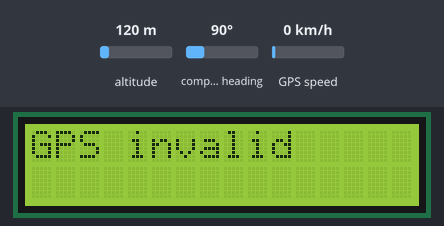
The sketch below on a simulated Arduino Uno, built with avr-gcc and run on an emulated ATmega328P. On the bench: 16×2 character LCD. The test bench sets the inputs (shaded band); at power-on: altitude 120 m, compass heading 90°, GPS speed 0 km/h. The GPS gets a fix after 3 s at 37.7749, -122.4194 with 8 satellites; what the sketch prints to the serial monitor is not drawn.

Above: at 0.1 s.
At 3.2 s:
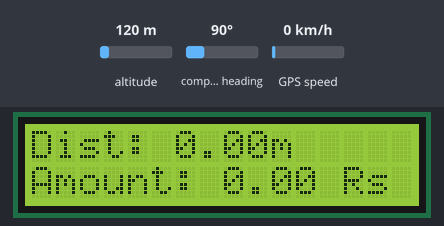

The sketch:

Distance_Amount_Code.ino
```cpp
#include <LiquidCrystal.h>
#include <TinyGPS++.h>
#include <SoftwareSerial.h>

// Constants
static const int RXPin = 10;
static const int TXPin = -1;
static const uint32_t GPSBaud = 9600;
static const double EarthRadiusKm = 6371.0;
static const double ThresholdMeters = 10.0; // Threshold to ignore small movements

// Objects
TinyGPSPlus gps;
SoftwareSerial ss(RXPin, TXPin);
LiquidCrystal lcd(12, 11, 5, 4, 3, 2);

// Variables
double firstLat = 0.0;
double firstLon = 0.0;
double previousLat = 0.0;
double previousLon = 0.0;
double totalDistance = 0.0;
double distanceFromStart = 0.0;
bool firstData = true;
unsigned long lastTime = 0;
int checkpoint_reached = 0;
double checkpoint_lat = 17.4118;
double checkpoint_lon = 78.3987;

void setup() {
  Serial.begin(9600);
  ss.begin(GPSBaud);
  lcd.begin(16, 2);
  lcd.print("Initializing...");
}

void loop() {
  while (ss.available() > 0) {
    if (gps.encode(ss.read())) {
      displayInfo();
    }
  }

  if (millis() - lastTime > 10000) {
    if (gps.charsProcessed() < 10) {
      Serial.println(F("No GPS detected: check wiring."));
      lcd.clear();
      lcd.print("GPS not working");
      while (true);  // Halting the system as GPS is not working
    }
  }
}

void displayInfo() {
  if (gps.location.isValid()) {
    double currentLat = round(gps.location.lat() * 10000.0) / 10000.0;
    double currentLon = round(gps.location.lng() * 10000.0) / 10000.0;

    if (firstData) {
      firstLat = currentLat;
      firstLon = currentLon;
      previousLat = currentLat;
      previousLon = currentLon;
      firstData = false;
    } else if (checkpoint_reached == 0) {
      double distance = calculateDistance(previousLat, previousLon, currentLat, currentLon);
      if (distance >= ThresholdMeters) {
        totalDistance += distance;
        previousLat = currentLat;
        previousLon = currentLon;
      }
      distanceFromStart = calculateDistance(firstLat, firstLon, currentLat, currentLon);

      double distance_checkpoint = calculateDistance(checkpoint_lat, checkpoint_lon, currentLat, currentLon);
      if (distance_checkpoint <= ThresholdMeters) {
        checkpoint_reached = 1;
      }
    }

    // Toll fare calculation
    double toll_fare_per_m = 0.25;
    double total_fare = toll_fare_per_m * totalDistance;
    Serial.print("Amount: ");
    Serial.print(total_fare);
    Serial.println(" Rs");

    Serial.print("Distance from Start: ");
    Serial.print(distanceFromStart);
    Serial.print(" m  Lat: ");
    Serial.print(currentLat, 4);
    Serial.print("  Lon: ");
    Serial.println(currentLon, 4);

    if (gps.date.isValid()) {
      Serial.print("  Date: ");
      Serial.print(gps.date.month());
      Serial.print("/");
      Serial.print(gps.date.day());
      Serial.print("/");
      Serial.println(gps.date.year());
    } else {
      Serial.println("  Date: INVALID");
    }

    lcd.clear();
    lcd.setCursor(0, 0);
    lcd.print("Dist: ");
    lcd.print(totalDistance, 2);  // Display distance with 2 decimal places
    lcd.print("m");

    lcd.setCursor(0, 1);
    lcd.print("Amount: ");
    lcd.print(total_fare, 2);  // Display amount with 2 decimal places
    lcd.print(" Rs");

  } else {
    Serial.println(F("GPS location invalid."));
    lcd.clear();
    lcd.print("GPS invalid");
  }
}

double toRadians(double degrees) {
  return degrees * PI / 180.0;
}

double calculateDistance(double lat1, double lon1, double lat2, double lon2) {
  lat1 = toRadians(lat1);
  lon1 = toRadians(lon1);
  lat2 = toRadians(lat2);
  lon2 = toRadians(lon2);

  double dlat = lat2 - lat1;
  double dlon = lon2 - lon1;
  double a = pow(sin(dlat / 2), 2) + cos(lat1) * cos(lat2) * pow(sin(dlon / 2), 2);
  double c = 2 * asin(sqrt(a));

  return EarthRadiusKm * c * 1000;  // Convert to meters
}
```
